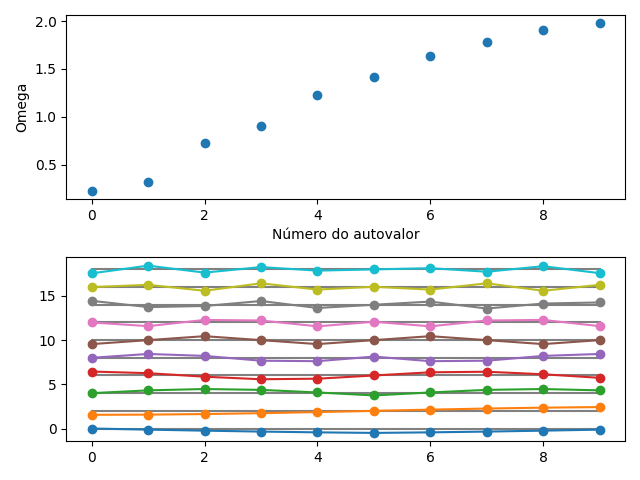

Write Python code to recreate this figure.
import numpy as np
import matplotlib.pyplot as plt
plt.rcParams.update({'figure.autolayout': True})

N = 10

iN = np.arange(N)

km = 1  # k sobre m

# Construção da matriz evolução temporal
A = np.zeros([N, N])
A[iN, iN] = 2 * km
A[iN[1:], iN[:-1]] = -km
A[iN[:-1], iN[1:]] = -km

# Condição de contorno extremidades livres
# A[0, 0] = A[-1, -1] = km

# Condição de contorno periódica
A[0, -1] = A[-1, 0] = km

# Impureza na rede (massa 5 mais pesada)
A[N//2, :] /= 5

# Cálculo de ordenamento dos autovetores e autovalores
lamb, X = np.linalg.eig(A)
lamb[lamb < 0] = 0
asort = np.argsort(lamb)
lamb = lamb[asort]
X = X[:, asort]
omega = np.sqrt(lamb)

fig = plt.figure()
# Gráfico das frequências (energia = hf)
graf1 = fig.add_subplot(2, 1, 1)
plt.ylabel('Omega')
plt.xlabel('Número do autovalor')
plt.plot(iN, omega, 'o')

# Gráfico dos modos normais
graf2 = fig.add_subplot(2, 1, 2)
for i in iN:
    plt.plot(iN, iN * 0 + 2*i, '-', color='gray')
    plt.plot(iN, X[:, i] + 2*i, 'o-')

plt.savefig("autovalores_autovetores/autovalores_autovetores.png")

plt.show()
